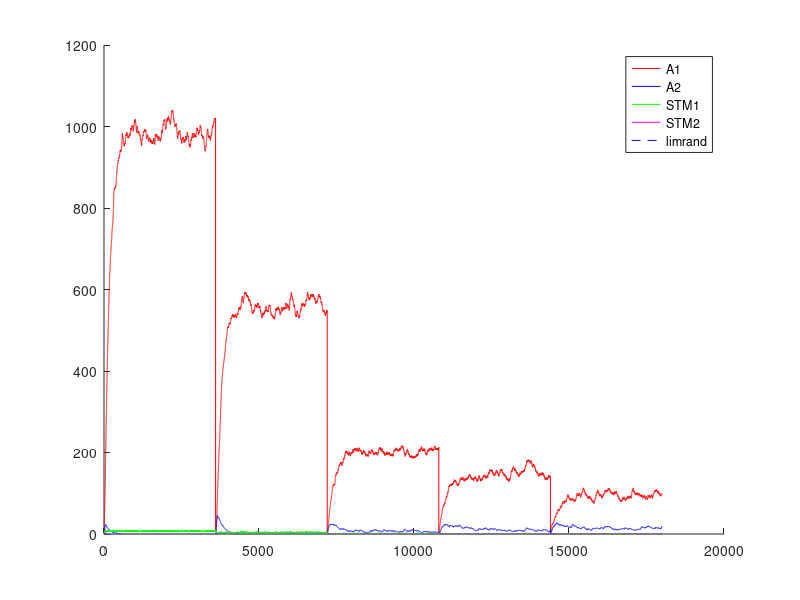

Here is the MATLAB script that generated this plot: (Note: this script raises an error after producing the figure.)
%% Experimento con Variable-Interval - VI - intervalo Variable
%% Existen multiples intancias de palanquelo (cada vez que realiza respuesta decide si realiza otra o no)
%% Durante el intervalo se pesa la cantidad de palanqueos y no palanqueos respecto a la cantidad de instacias
%% de respuesta. EL refuerzo impacta de forma proporcional a la tasa de respuestas.
%% Un trial dura 3600 segundos.
%% Una sesion 1 o 3 trial (seg´un la dinamica del animal)
%% 5 sesiones por Experimento. Cada sesion es un intervalo diferente.
%% 1 experimento
%% Tiempo para realizar un respuesta 1 segundo
%% 
%% La probabilidad de eleccion se ajusta al nivel de maxima frecuencia de palanqueo
%% 

close all
clc
clear

%% Matriz de pago 0 1 

%%% Se ajusto la apreciacion de las cantidades de refuerzo 
function rf = feel(pellets)
  rf=0;
  if (nargin~=0)
    rf=(12.8*(1-exp(-.25.* pellets.^(2))))+(12.8*(1-exp(-.5.* pellets)));
  else
    error ("Faltan parametros");
  endif
endfunction
%% 
%% 

%% INICIALIZATION
%%%%%% CONSTANTES DE SESIONES
Ntrial  =  1 ;   %% un trial de 3600 segundos
tTrial  =  3600; %% en segundos
tResp   =  1;    %% en segundos
tMuestreo = 0.25;%% en segundos
Nses    =  5 ;
Vi=[5,10,30,40,60]; %% valores medios de intervalos variables
Ntest   =  1;
limrand =  0.138;
saving  =  0.01 ;
%%%%%% CONSTANTES DE DECAIMIENTO
alpha = 1*tMuestreo;
beta  = 0.125*tMuestreo ;
gamma = 0.0067*tMuestreo;%0.025 ; 
delta = 1*tMuestreo;
%%%%%% INICIALIZACION
palanca = zeros(2,1);
Rf_1=0;
Rf_2=0;
A1=zeros(1,Ntest);
A2=zeros(1,Ntest);
stm_1=zeros(2,Ntest);
stm_2=zeros(2,Ntest);
d=1;

sesion = zeros(Nses,1);
trialXsesion = zeros(Nses,Ntrial);
terminal_sesion=zeros(Nses,1);
nb_coop = zeros(Nses,Ntest);
contadorP1=0;
contadorP2=0;
contadorI=0;

%% CALCULO DE AROUSAL MAXIMO
%% Iteraciones de respuesta refuerzo para encotnrar el STM medio
Nconfig=5; %% Tasa de respuesta de configuracion
%plot([1:0.01:20],(12.8*(1-exp(-.25.* [1:0.01:20].^(2))))+(12.8*(1-exp(-.5.* [1:0.01:20]))),'.k')
R1 = floor(feel(1)); %tiempo de refuezo para R
l1 = Nconfig/tMuestreo; % duracion entre trials
suma = 0; %suma es un valor necesaria para calcular max1 y min1
suma = alpha*R1 %% Refuerzo cada N respuestas
iter=100; %% numero de iteraciones para que converja el stm
max1 = 0; %maximum de stm1
min1 = 0; %minimum de stm1
for i = 1:iter 
  suma = (1-beta)^(Nconfig/tMuestreo)*suma;%% Instantes que decae el stm
  min1=suma;
  suma += alpha*R1; %Refuerzo
  max1=suma;
end
comp=.88;
S1 = (((max1-min1)*(comp*l1))/2)+min1*comp*l1; %calcul de la superficie del triangulo mas la de el rectangulo
stm_1_medio = S1/(l1);
A1max = (delta/gamma)*stm_1_medio;

%% INICIO DE LAS ITERATIONS
for l = 1:Ntest  %% TESTES
  Num=0;
  for k = 1:Nses  %% SESIONES (cambia el N)
    i=0;
    %duracion = [1,tTrial*ones(1,Ntrial)];
    
    contador = 1;
    %palanca(1)=randi(2);
    
    %% Agregar intervalo de refuerzos  %%
    intervalo=Vi(k);
    if k>1
      A1(Num+1,l)=saving*A1(Num,l);
      A2(Num+1,l)=saving*A2(Num,l);
      stm_1(Num+1,l)=0*stm_1(Num,l);
      stm_2(Num+1,l)=0*stm_2(Num,l); 
      %%% ELECCION DE LA PRIMERA PALANCA 
%      if A1(Num,1)>A2(Num,1)
%        palanca(2)=1;
%      else
%        palanca(2)=2;
%      end
    end       
    P1(1,k)=0.5;
    P1(1,k)=0.5;
    for j=2:(Ntrial*tTrial/tMuestreo) %% Todos los trials juntos
      
      if contador == tResp/tMuestreo%duracion(i)
        contador = 0;
        %i = i+1 ;
        J = j ;
        P1(j,k)=0.5*(1-exp(-(5*A1((j-1)+Num,l))/A1max))+0.5; %probabilidad en exponential
        P2(j,k)=0.5*(1-exp(-(5*A2((j-1)+Num,l))/A1max))+0.5; %probabilidad en exponential
        %P=.99;
        %P2(i,k)=0.5*(1-exp(-(5*A2((j-1)+Num,l))/A2max))+0.5;
        
        a = rand ;
        %%% ELECCION DE LA PALANCA %%% Basicamente elige palanquear o no palanquear
        if (A1((j-1)+Num,l)<=limrand)&&(A2((j-1)+Num,l)<=limrand)
          palanca(j)=randi(2);
        elseif (A1((j-1)+Num,l)>=limrand)&&(A2((j-1)+Num,l)<=limrand)
          if a>=P1(j,k)
            palanca(j)=2;
          else
            palanca(j)=1;
          end
        elseif (A1((j-1)+Num,l)<=limrand)&&(A2((j-1)+Num,l)>=limrand)
          if a>=P2(i,k)
            palanca(j)=1;
          else
            palanca(j)=2;
          end
        elseif (A1((j-1)+Num,l)>A2((j-1)+Num,l))
          if a>=P1(j,k)
            palanca(j)=2;
          else
            palanca(j)=1;
          end
        else
          if a>=P2(j,k)
            palanca(j)=1;
          else
            palanca(j)=2;
          end
        end
        %% Contadores para intervalo de refuerzo
        if palanca(j)==1
          contadorP1++;
        else
          contadorP2++;
        endif
        %%% REFUERZO %%%
        if (contadorI >= intervalo)
          if (contadorP1>=1)
            %if (palanca(i)==1) %% palanquea
            aux=contadorP1+contadorP2;
            Rfz=floor(feel(1));
            Rf_1=Rfz*contadorP1/aux;
            Rf_2=Rfz*contadorP2/aux;
            %elseif (palanca(i-1)==2) %% No palanquea
            %  Rf_1=0;
            %  Rf_2=0;%floor(10*(1-exp(-0.8* 2 )));
            %end
            %stm_1(j+Num,l)=(1-beta)*stm_1((j-1)+Num,l)+alpha*Rf_1;
            %stm_2(j+Num,l)=(1-beta)*stm_2((j-1)+Num,l)+alpha*Rf_2;
            contadorP1=0;
            contadorP2=0;
            contadorI =0;
            dispe=.5; %% dispercion del 50% del valor de la intervalo
            intervalo=Vi(k)*(1 + dispe*(1-2*rand))
            Vi(k)
          else
            contadorP1=0;
            contadorP2=0;
            contadorI =0;
            dispe=.5; %% dispercion del 50% del valor de la intervalo
            intervalo=Vi(k)*(1 + dispe*(1-2*rand))
            Vi(k)
          endif
        end
      else
        contador++;
        contadorI++;
        Rf_1=0;
        Rf_2=0;
      end
      stm_1(j+Num,l)=(1-beta)*stm_1((j-1)+Num,l)+alpha*Rf_1;
      stm_2(j+Num,l)=(1-beta)*stm_2((j-1)+Num,l)+alpha*Rf_2;
      A1(j+Num,l)=(1-gamma)*A1((j-1)+Num,l)+delta*stm_1(j+Num,l);
      A2(j+Num,l)=(1-gamma)*A2((j-1)+Num,l)+delta*stm_2(j+Num,l);
      
%      if floor(j/tTrial)==(j/tTrial)
%        trialXsesion()
%      end
    end
    
    
    %%% CONTADOR DE A QUE J SE CAMBIA LA SESION
    %sesion(k-1,l)=j;
    sesion(k,l)=j+Num;
    %%% DEFINICION DE NUM
%    compteur = 0 ;
%    for i=1:length(A1(:,l))
%      if A1(i,l)~=0
%        compteur = compteur +1;
%      end
%    end
%    Num=compteur;
    Num = j+Num;
    Sizemat = length(A1);
    
    for j = 1:Ntrial
      if palanca(j)==1
        %nb_coop(k-1,l)= nb_coop(k-1,l)+1;
        nb_coop(k,l)= nb_coop(k,l)+1;
      end
    end
  end
end


%%% PRUEBAS 
%%% ENCONTRA LA LONGITUD REAL DEL EXPERIMENTACION
nonnul = zeros(Ntest,1);
for k=1:Ntest
  for i=1:length(A1)
    if A1(i,k) ~= 0
      nonnul(k)=nonnul(k)+1;
    end
  end
end

%%% PRUEBA I _ PESO DE LA EXPERIMENTACION EN LA MEMORIA
porcent = 0;
for i = 1:Ntest
  if sum(A1(:,i)) > 10 * sum(A2(:,i))
    porcent = porcent +1;
  end
end

%%% PRUEBA II _ SI LA EXCITATION ALCANZA A SU MAXIMUM
maxima = zeros(Ntest,1);
for k = 1:Ntest
  if floor(max(A1(:,k))) == floor(max(max(A1))) 
    maxima(k) = maxima(k) +1;
  end
end

%%% PRUEBA III _ EN QUE SESION LA PALANCA GANA DE VERDAD
%ird = zeros(Ntest,1);
%for k = 1:Ntest
%  i=1;
%  while 1
%    if A1(nonnul(k)-i,k) < limrand
%      ird(k) = nonnul(k)-i+1;
%      break;
%    else
%      i=i+1;
%    end
%  end
%end
%
%%%% PRUEBA IV _ CONVIERTE J EN NUMERO DE SESION
%for k = 1:Ntest
%  i=1;
%  while 1
%    if ird(k) <= sum(sesion(1:i)+50)
%      ird(k)=i;
%      break;
%    else
%      i=i+1;
%    end
%  end
%end

%%% PRUEBA V _ PORCENTAJE DE COOPERACION POR SESION / EXPERIMENTO


porcentaje_coop_sesion=zeros(Nses,Ntest);
porcentaje_coop_experimento=zeros(Ntest,1);
for k = 1:Ntest
  porcentaje_coop_experimento(k)=sum(nb_coop(:,k))/(Ntrial*Nses)*100;
end

%for i=1:Ntest
%  terminal_sesion(1,i)=sesion(1,i);
%  for j=2:Nses
%    terminal_sesion(j,i)=sesion(j,i)+terminal_sesion(j-1,i);
%  end
%end

%%% DEMOSTRACION 


%promedio_sesion=sum(ird)/Ntest
porcent_10xsuperior_al_otra=porcent/Ntest * 100;
cuanto_alcanzan_al_maxima=sum(maxima)/Ntest * 100;
porcentaje_coop_experimento;
porcentaje_coop_sesion=floor(nb_coop/Ntrial*100);


for i=1:Ntest
  figure
  hold on
  plot((1:Sizemat)*tMuestreo,A1(:,i),'r',(1:Sizemat)*tMuestreo,A2(:,i),'b',(1:Sizemat)*tMuestreo,stm_1(:,i),'g',(1:Sizemat)*tMuestreo,stm_2(:,i),'m',(1:Sizemat)*tMuestreo,limrand*ones(1,length([1:Sizemat])),'--b')
  legend("A1","A2","STM1","STM2","limrand");
  for j=1:Nses
    %plot(sesion(j,i)*ones(1,max(max(A1(:,i)))),(1:max(max(A1(:,i)))),'--k');
    h=plot((sesion(j,i).*tMuestreo)*ones(1,max(max(A1(:,i)))),(1:max(max(A1(:,i)))),'--k');
    set(h, "linewidth", 2);
    if j==1
      h=plot(0:sesion(j,i)/4,P1(:,j)'*A1max,'.-m');
    else
      h=plot(sesion(j-1,i)/4:sesion(j,i)/4,P1(:,j)'*A1max,'.-m');
    endif
  endfor
  plot((0:sesion(Nses,i))/4,A1max*ones(1,length(0:sesion(Nses,i))))
  hold off;
endfor

%% Maximos exitos por intervalo= 10-360 - 30-120 - 40-65 - 60-60 

color = 'rgbmkmrgbk';
figure
hold on
for i=1:Ntest
  plot(1:Nses,porcentaje_coop_sesion(:,i),'Color',color(i));
  title('Porcentaje de Cooperacion');
  xlabel('Numero de sesion');
  ylabel('Porcentaje');
end
hold off

%%% probl�me de temps, pas le temps de d�croitre du coup red�marre plus
%%% haut CQFD
%%%% CASTIGO DE TIEMPO 
%%%% CUANTO VECES ELIGE COOPERATION
%%% Pour chaque session r�cup�rer le nombre de coop�ration et tracer la
%%% courbe correspondante 

